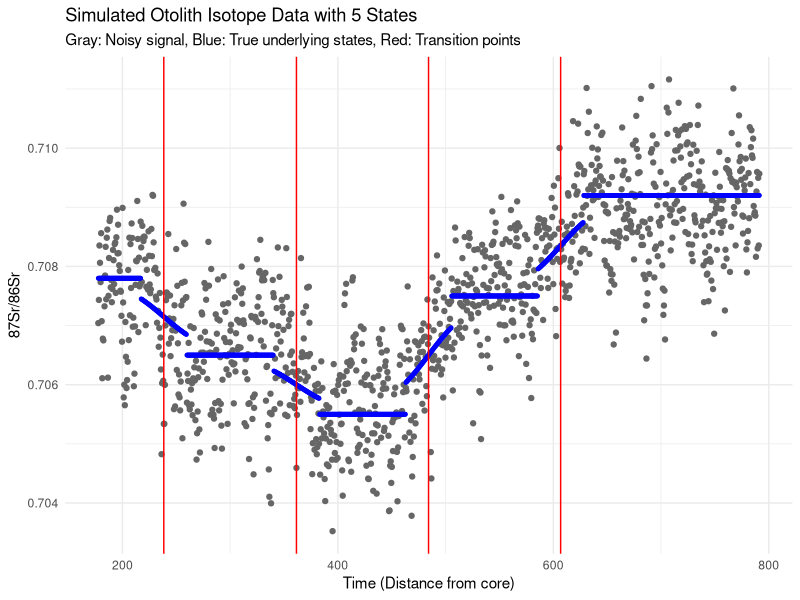
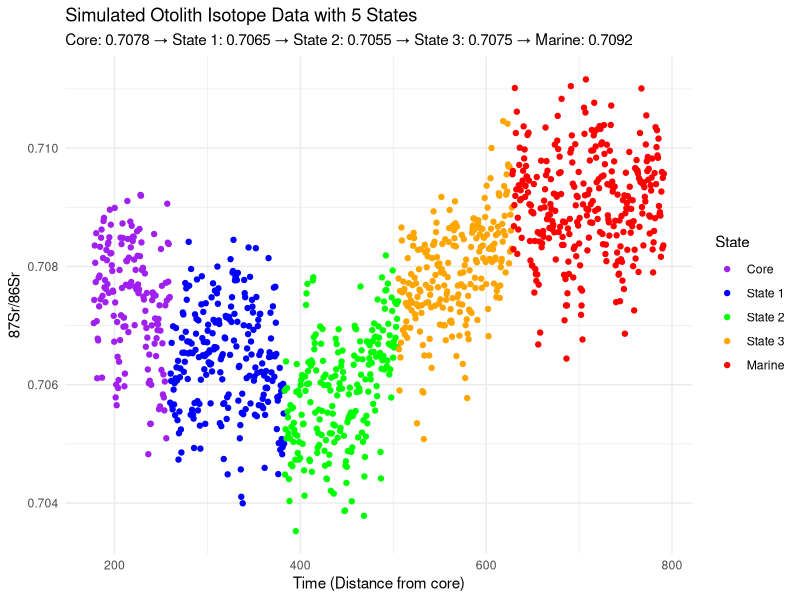
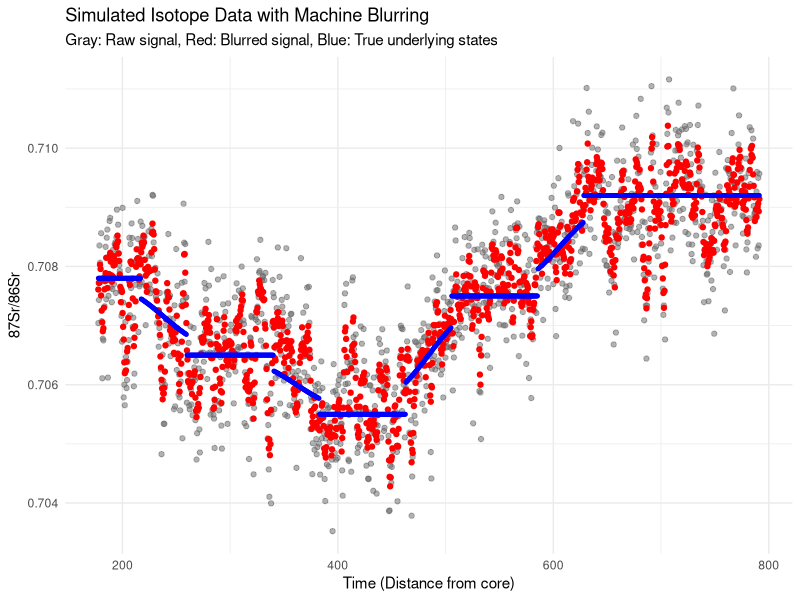
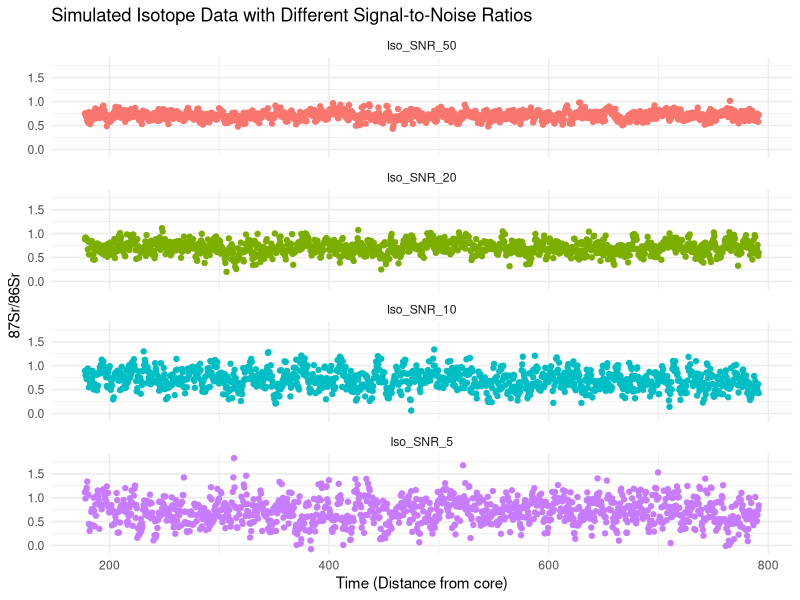
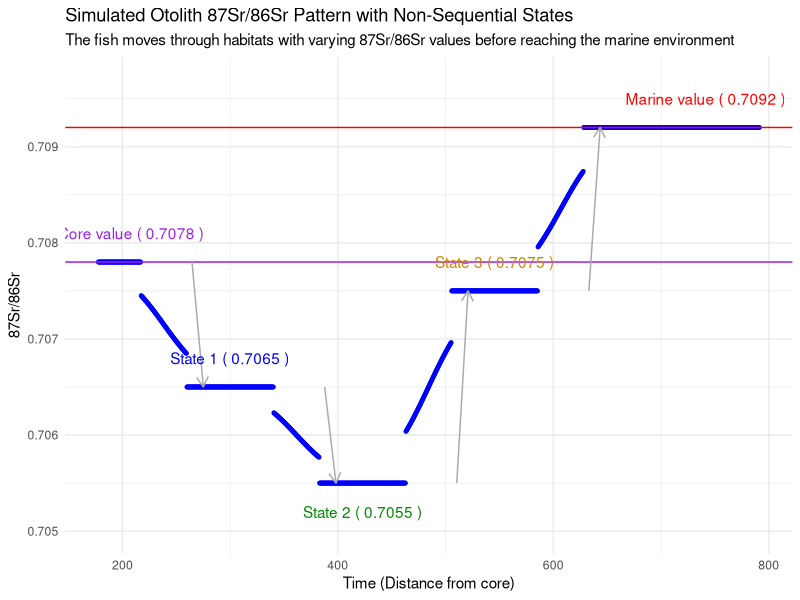
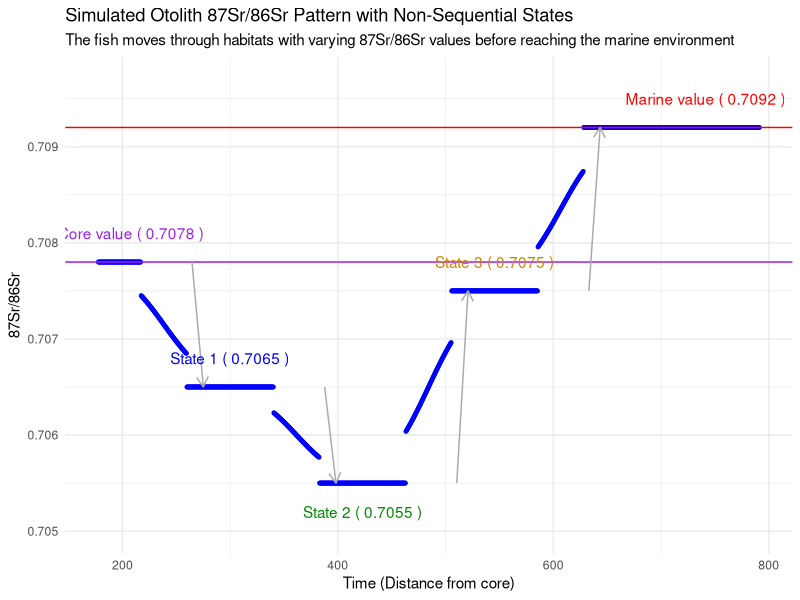

Write R code to recreate these figures, in order.
# Simulation of isotope data with known states
# Based on characteristics of otolith LA-ICPMS data
# Now with 5 states: core, three middle states, and marine

library(ggplot2)

set.seed(123) # For reproducibility

# Parameters for simulation
n_points <- 1172           # Same number of points as your data
time_start <- 177.636      # Starting time from your data
time_end <- 791.24         # Approximate ending time
time_step <- (time_end - time_start) / (n_points - 1)

# Create time sequence
times <- seq(from = time_start, by = time_step, length.out = n_points)

# Define the states (mean values)
marine_value <- 0.7092     # Marine value
# Create a more varied pattern for the three middle states
state1_mean <- 0.7065      # First middle state
state2_mean <- 0.7055      # Second middle state (lower than first)
state3_mean <- 0.7075      # Third middle state (higher than both previous)
core_value <- 0.7078       # Core value - halfway between state1 and marine

# Define transition points (in terms of index)
core_end <- round(n_points * 0.1)      # Core to State 1 transition
transition1 <- round(n_points * 0.3)    # State 1 to State 2 transition
transition2 <- round(n_points * 0.5)    # State 2 to State 3 transition
transition3 <- round(n_points * 0.7)    # State 3 to Marine transition

# Define transition widths (how many points for the transition to occur)
transition_width <- 80     # Points for gradual transition between states

# Function to create sigmoid transition
sigmoid <- function(x) {
  1 / (1 + exp(-0.1 * x))
}

# Create the base signal with smooth transitions
base_signal <- numeric(n_points)
true_state <- numeric(n_points)

for (i in 1:n_points) {
  if (i < core_end - transition_width/2) {
    # Core state
    base_signal[i] <- core_value
    true_state[i] <- 0
  }
  else if (i >= core_end - transition_width/2 && i <= core_end + transition_width/2) {
    # Transition from core to first state (sigmoid)
    t <- (i - (core_end - transition_width/2)) / transition_width
    s <- sigmoid(20 * (t - 0.5))  # Steepness of 20 gives a nice transition
    base_signal[i] <- core_value + s * (state1_mean - core_value)
    true_state[i] <- 0.5  # Mark transition zone
  }
  else if (i > core_end + transition_width/2 && i < transition1 - transition_width/2) {
    # First state
    base_signal[i] <- state1_mean
    true_state[i] <- 1
  } 
  else if (i >= transition1 - transition_width/2 && i <= transition1 + transition_width/2) {
    # Transition from first to second state (sigmoid)
    t <- (i - (transition1 - transition_width/2)) / transition_width
    s <- sigmoid(20 * (t - 0.5))  # Steepness of 20 gives a nice transition
    base_signal[i] <- state1_mean + s * (state2_mean - state1_mean)
    true_state[i] <- 1.5  # Mark transition zone
  }
  else if (i > transition1 + transition_width/2 && i < transition2 - transition_width/2) {
    # Second state
    base_signal[i] <- state2_mean
    true_state[i] <- 2
  }
  else if (i >= transition2 - transition_width/2 && i <= transition2 + transition_width/2) {
    # Transition from second to third state (sigmoid)
    t <- (i - (transition2 - transition_width/2)) / transition_width
    s <- sigmoid(20 * (t - 0.5))
    base_signal[i] <- state2_mean + s * (state3_mean - state2_mean)
    true_state[i] <- 2.5  # Mark transition zone
  }
  else if (i > transition2 + transition_width/2 && i < transition3 - transition_width/2) {
    # Third state
    base_signal[i] <- state3_mean
    true_state[i] <- 3
  }
  else if (i >= transition3 - transition_width/2 && i <= transition3 + transition_width/2) {
    # Transition from third state to marine (sigmoid)
    t <- (i - (transition3 - transition_width/2)) / transition_width
    s <- sigmoid(20 * (t - 0.5))
    base_signal[i] <- state3_mean + s * (marine_value - state3_mean)
    true_state[i] <- 3.5  # Mark transition zone
  }
  else {
    # Marine state
    base_signal[i] <- marine_value
    true_state[i] <- 4
  }
}

# Add two types of noise
# 1. White noise (random variation around the mean)
white_noise_sd <- 0.0005 
white_noise <- rnorm(n_points, mean = 0, sd = white_noise_sd)

# 2. Autocorrelated noise (to mimic instrument drift or natural processes)
# This creates more realistic isotope data
ar_coefficient <- 0.7       # Autocorrelation coefficient
ar_noise_sd <- 0.0005       # Standard deviation of the AR process innovations
ar_noise <- numeric(n_points)
ar_noise[1] <- rnorm(1, 0, ar_noise_sd)

for (i in 2:n_points) {
  ar_noise[i] <- ar_coefficient * ar_noise[i-1] + rnorm(1, 0, ar_noise_sd)
}

# Combine base signal with both noise components
iso_values <- base_signal + white_noise + ar_noise

# Create the simulated dataset
sim_data <- data.frame(
  Cycle = 1:n_points,
  Time = times,
  Iso = iso_values,
  BaseSignal = base_signal,
  TrueState = true_state
)

# Create a factor version of the state variable for plotting
sim_data$StateFactor <- factor(floor(sim_data$TrueState), 
                               levels = c("0", "1", "2", "3", "4"),
                               labels = c("Core", "State 1", "State 2", "State 3", "Marine"))

# Plot the simulated data
p1 <- ggplot(sim_data, aes(x = Time, y = Iso)) +
  geom_point(color = "gray40") +
  geom_point(aes(y = BaseSignal), color = "blue", size = 1) +
  geom_vline(xintercept = c(times[core_end], times[transition1], times[transition2], times[transition3]), 
             pointtype = "dashed", color = "red") +
  labs(title = "Simulated Otolith Isotope Data with 5 States", 
       subtitle = "Gray: Noisy signal, Blue: True underlying states, Red: Transition points",
       x = "Time (Distance from core)", y = "87Sr/86Sr") +
  theme_minimal()

print(p1)

# Plot showing states as colors
p2 <- ggplot(sim_data, aes(x = Time, y = Iso, color = StateFactor)) +
  geom_point() +
  scale_color_manual(values = c("purple", "blue", "green", "orange", "red"), 
                     name = "State") +
  labs(title = "Simulated Otolith Isotope Data with 5 States", 
       subtitle = paste("Core:", core_value, "→ State 1:", state1_mean, 
                        "→ State 2:", state2_mean, "→ State 3:", state3_mean, 
                        "→ Marine:", marine_value),
       x = "Time (Distance from core)", y = "87Sr/86Sr") +
  theme_minimal()

print(p2)

# Save the simulated data to a CSV file
write.csv(sim_data, "simulated_isotope_data.csv", row.names = FALSE)

# Calculate summary statistics
cat("Summary statistics for simulated data:\n")
print(summary(sim_data$Iso))
cat("\nStandard deviation of Iso values:", sd(sim_data$Iso), "\n")

cat("\nTime range:", min(sim_data$Time), "to", max(sim_data$Time), "\n")
cat("Transition points at time:", 
    times[core_end], "(Core → State 1),",
    times[transition1], "(State 1 → State 2),", 
    times[transition2], "(State 2 → State 3),",
    times[transition3], "(State 3 → Marine)\n")


# Advanced option: Adding machine blurring effect
# This simulates how analytical instruments might blur sharp transitions
# due to signal integration, washout effects, etc.

# Create a version with machine blurring
convolve_window <- function(x, window_size) {
  n <- length(x)
  y <- numeric(n)
  
  half_window <- floor(window_size/2)
  
  for (i in 1:n) {
    start_idx <- max(1, i - half_window)
    end_idx <- min(n, i + half_window)
    y[i] <- mean(x[start_idx:end_idx])
  }
  
  return(y)
}

# Apply machine blurring to the simulated isotope values
window_size <- 5  # Size of the moving average window
blurred_iso <- convolve_window(iso_values, window_size)

# Add to the dataset
sim_data$BlurredIso <- blurred_iso

# Plot the data with machine blurring
p3 <- ggplot(sim_data) +
  geom_point(aes(x = Time, y = Iso), color = "gray40", alpha = 0.5) +
  geom_point(aes(x = Time, y = BlurredIso), color = "red") +
  geom_point(aes(x = Time, y = BaseSignal), color = "blue", size = 1) +
  labs(title = "Simulated Isotope Data with Machine Blurring", 
       subtitle = "Gray: Raw signal, Red: Blurred signal, Blue: True underlying states",
       x = "Time (Distance from core)", y = "87Sr/86Sr") +
  theme_minimal()

print(p3)

# Save this version as well
write.csv(sim_data, "simulated_isotope_data_with_blurring.csv", row.names = FALSE)

# Create versions with varying signal-to-noise ratios
create_simulation_with_SNR <- function(base_signal, snr) {
  # Calculate the average signal power
  signal_power <- mean(base_signal^2)
  
  # Calculate required noise power for the desired SNR
  noise_power <- signal_power / snr
  noise_sd <- sqrt(noise_power)
  
  # Generate noise
  white_noise <- rnorm(length(base_signal), mean = 0, sd = noise_sd * 0.5)
  
  # AR noise component
  ar_noise <- numeric(length(base_signal))
  ar_noise[1] <- rnorm(1, 0, noise_sd * 0.5)
  for (i in 2:length(base_signal)) {
    ar_noise[i] <- ar_coefficient * ar_noise[i-1] + rnorm(1, 0, noise_sd * 0.5)
  }
  
  # Combine
  return(base_signal + white_noise + ar_noise)
}

# Create versions with different SNRs
snr_values <- c(50, 20, 10, 5)
for (snr in snr_values) {
  sim_data[[paste0("Iso_SNR_", snr)]] <- create_simulation_with_SNR(base_signal, snr)
}

# Plot the different SNR versions
snr_data <- reshape2::melt(sim_data[, c("Time", paste0("Iso_SNR_", snr_values))], 
                           id.vars = "Time", 
                           variable.name = "SNR", 
                           value.name = "Iso")

p4 <- ggplot(snr_data, aes(x = Time, y = Iso, color = SNR)) +
  geom_point() +
  facet_wrap(~SNR, ncol = 1) +
  labs(title = "Simulated Isotope Data with Different Signal-to-Noise Ratios", 
       x = "Time (Distance from core)", y = "87Sr/86Sr") +
  theme_minimal() +
  theme(legend.position = "none")

print(p4)

# Save the data with different SNRs
write.csv(sim_data, "simulated_isotope_data_varying_SNR.csv", row.names = FALSE)

# Add a specific visualization of the otolith pattern with arrows showing movement
p5 <- ggplot() +
  geom_point(data = sim_data, aes(x = Time, y = BaseSignal), color = "blue", size = 1) +
  geom_hline(yintercept = marine_value, pointtype = "dashed", color = "red") +
  geom_hline(yintercept = core_value, pointtype = "dashed", color = "purple") +
  # Add arrows to show the non-sequential pattern
  geom_segment(aes(x = times[core_end+50], y = core_value, 
                   xend = times[core_end+70], yend = state1_mean),
               arrow = arrow(length = unit(0.3, "cm")), color = "darkgray") +
  geom_segment(aes(x = times[transition1+50], y = state1_mean, 
                   xend = times[transition1+70], yend = state2_mean),
               arrow = arrow(length = unit(0.3, "cm")), color = "darkgray") +
  geom_segment(aes(x = times[transition2+50], y = state2_mean, 
                   xend = times[transition2+70], yend = state3_mean),
               arrow = arrow(length = unit(0.3, "cm")), color = "darkgray") +
  geom_segment(aes(x = times[transition3+50], y = state3_mean, 
                   xend = times[transition3+70], yend = marine_value),
               arrow = arrow(length = unit(0.3, "cm")), color = "darkgray") +
  # Add annotations
  annotate("text", x = min(sim_data$Time) + 30, y = core_value + 0.0003, 
           label = paste("Core value (", sprintf("%.4f", core_value), ")"), color = "purple") +
  annotate("text", x = max(sim_data$Time) - 50, y = marine_value + 0.0003, 
           label = paste("Marine value (", sprintf("%.4f", marine_value), ")"), color = "red") +
  annotate("text", x = times[round(mean(c(core_end, transition1)))], y = state1_mean + 0.0003,
           label = paste("State 1 (", sprintf("%.4f", state1_mean), ")"), color = "blue") +
  annotate("text", x = times[round(mean(c(transition1, transition2)))], y = state2_mean - 0.0003,
           label = paste("State 2 (", sprintf("%.4f", state2_mean), ")"), color = "green4") +
  annotate("text", x = times[round(mean(c(transition2, transition3)))], y = state3_mean + 0.0003,
           label = paste("State 3 (", sprintf("%.4f", state3_mean), ")"), color = "orange3") +
  labs(title = "Simulated Otolith 87Sr/86Sr Pattern with Non-Sequential States", 
       subtitle = "The fish moves through habitats with varying 87Sr/86Sr values before reaching the marine environment",
       x = "Time (Distance from core)", 
       y = "87Sr/86Sr") +
  theme_minimal() +
  ylim(min(c(state1_mean, state2_mean, state3_mean, core_value, marine_value)) - 0.0005,
       max(c(state1_mean, state2_mean, state3_mean, core_value, marine_value)) + 0.0005)

print(p5)

# Save this visualization
ggsave("otolith_simulated_pattern.png", p5, width = 10, height = 6)

# Print a message about what was created
cat("\nSimulation complete. Files created:\n")
cat("1. simulated_isotope_data.csv - Basic simulation\n")
cat("2. simulated_isotope_data_with_blurring.csv - With machine blurring effect\n") 
cat("3. simulated_isotope_data_varying_SNR.csv - With different signal-to-noise ratios\n")

# Print information about the states
cat("\nState values used in simulation:\n")
cat("Core state:", core_value, "(Initial otolith core)\n")
cat("State 1:", state1_mean, "(First habitat)\n")
cat("State 2:", state2_mean, "(Second habitat)\n")
cat("State 3:", state3_mean, "(Third habitat)\n")
cat("Marine state:", marine_value, "(Final marine environment)\n")
